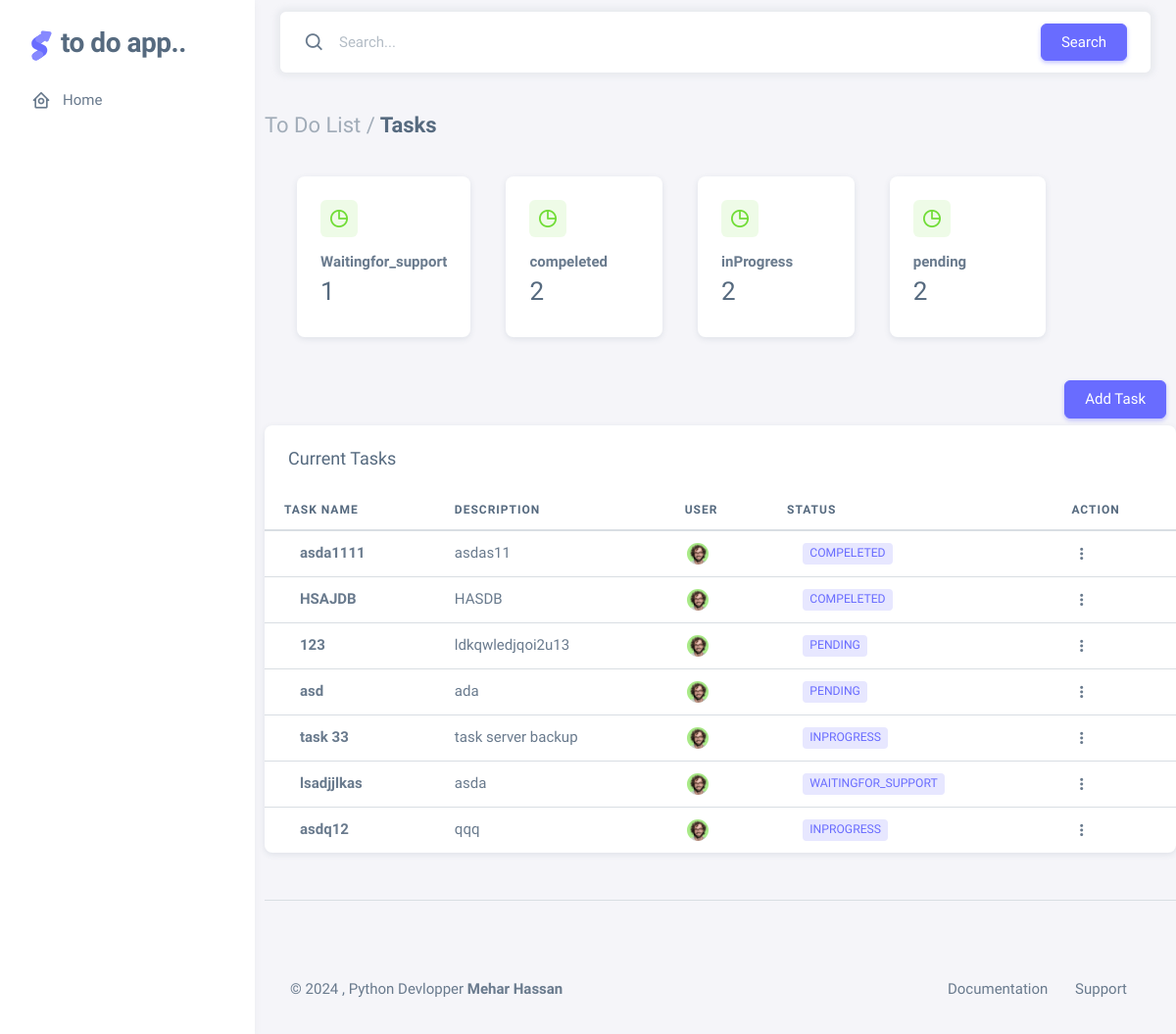
The page / on the database its author committed.
### todolist/models.py (models this page shows, shortened)
class Tasks(models.Model):
    title = models.CharField(max_length=100)
    description = models.TextField()
    status = models.CharField(
        max_length=20,
        choices=[(key, value) for key, value in status_.items()],
        default='pending'
    )

### todolist/views.py (the view, shortened to what this page needs)
# urls.py: 2. Add a URL to urlpatterns:  path('', views.home, name='home')
def home(request):
    status_=status_Return()
    task=Tasks.objects.all()
    task_counts = Tasks.objects.values('status').annotate(count=Count('status')).order_by('status')
    forms={
        "key":1,
        "status_":status_,
        "tasks":task,
        "task_counts":task_counts
    }
    if request.method=="POST":
        print("hello")
        form=TaskForm(request.POST)
        if form.is_valid():
            form.save()
            return redirect('home')
    if request.method=="GET":
            query = request.GET.get('query')
            tasks = Tasks.objects.all()
    return render(request,"index.html",{'forms': forms})

### todolist/models.py (called while the page is built)
def status_Return():
    return status_

### todolist/templates/index.html (shortened to what this page needs)
<!DOCTYPE html>
{% load static %}
<html
  lang="en"
  class="light-style layout-menu-fixed"
  dir="ltr"
  data-theme="theme-default"
  data-assets-path="assets/"
  data-template="vertical-menu-template-free"
>
  <head>
    <link rel="stylesheet" href="{% static 'assets/vendor/fonts/boxicons.css' %}" />
    <link rel="stylesheet" href="{% static 'assets/vendor/css/core.css' %}" class="template-customizer-core-css" />
    <link rel="stylesheet" href="{% static 'assets/vendor/css/theme-default.css' %}" class="template-customizer-theme-css" />
    <link rel="stylesheet" href="{% static 'assets/css/demo.css' %}" />
    <link rel="stylesheet" href="{% static 'assets/vendor/libs/perfect-scrollbar/perfect-scrollbar.css' %}" />
    <link rel="stylesheet" href="{% static 'assets/121.png' %}" />
  </head>
  <body>
    <div class="layout-wrapper layout-content-navbar">
      <div class="layout-container">
        <aside id="layout-menu" class="layout-menu menu-vertical menu bg-menu-theme">
          <div class="app-brand demo">
            <a href="index.html" class="app-brand-link">
              <span class="app-brand-logo demo">
              </span>
              <span class="app-brand-text demo menu-text fw-bolder ms-2">To Do App..</span>
            </a>
          </div>
          <ul class="menu-inner py-1">
            <li class="menu-item">
              <a href="/" class="menu-link">
                <i class="menu-icon tf-icons bx bx-home-circle"></i>
                <div data-i18n="Analytics">Home</div>
              </a>
            </li>
          </ul>
        </aside>
        <div class="layout-page">
          <nav
            class="layout-navbar container-xxl navbar navbar-expand-xl navbar-detached align-items-center bg-navbar-theme"
            id="layout-navbar"
          >
            <form class="newews" method="GET" action="{% url 'home' %}" style="width:100%;">
            <div class="navbar-nav-right d-flex align-items-center" id="navbar-collapse" style="width:100%;">
              <div class="navbar-nav align-items-center " style="width:100%;">
                  <i class="bx bx-search fs-4 lh-0"></i>
                  <input
                    type="text"
                    class="form-control border-0 shadow-none"
                    placeholder="Search..."
                    aria-label="Search..."
                    style="width:100%;"
                    name="query"
                  />
                  <br>
                    <button type="submit" class="btn btn-primary" style="float: right;">Search</button>
              </div>
            </form>
            </div>
          <div class="content-wrapper">
            <div class="container-p-y" style="margin-left:10px">
              <h4 class="fw-bold py-3 mb-4"><span class="text-muted fw-light">To Do List /</span> Tasks</h4>
              <div class= "col-lg-4 col-md-4 order-1"style="width: 50%;">
                <div class= "row" style="width: 170%;display: grid;
                grid-template-columns: repeat(4, 1fr);
                gap: 10px;
                margin: 20px;">
                  {% for count in forms.task_counts  %}
                    <div class= "col-md-6 col-lg-4 col-xl-4 order-0 mb-4"style="width: 100%;">
                      <div class="card" >
                        <div class="card-body">
                        <div class="card-title d-flex align-items-start justify-content-between">
                          <div class="avatar flex-shrink-0">
                            <img src="{% static 'assets/img/icons/unicons/chart-success.png' %}" alt="chart success" class="rounded">
                          </div>
                        </div>
                        <span class="fw-semibold d-block mb-1">{{count.status}}</span>
                        <h3 class="card-title mb-2">{{count.count}}</h3>
                        </div>
                      </div>
                    </div>
                  {% endfor %}
                  </div>
          </div>
            <div class="mt-3">
                <button type="button" class="btn btn-primary" style="float: right; margin-right:10px;" data-bs-toggle="modal" data-bs-target="#basicModal">
                    Add Task
                </button>
              </div>
              <br><br>
              <div class="card">
                <h5 class="card-header">Current Tasks</h5>
                <div class="table-responsive text-nowrap">
                  <table class="table table-hover">
                    <thead>
                      <tr>
                        <th>Task Name</th>
                        <th>Description</th>
                        <th>User</th>
                        <th>Status</th>
                        <th>Action</th>
                      </tr>
                    </thead>
                    <tbody class="table-border-bottom-0">
                        {% for task in  forms.tasks%}
                      <tr>
                        <td> <strong>{{task.title}}</strong></td>
                        <td>{{task.description}}</td>
                        <td>
                          <ul class="list-unstyled users-list m-0 avatar-group d-flex align-items-center">
                            <li
                              data-bs-toggle="tooltip"
                              data-popup="tooltip-custom"
                              data-bs-placement="top"
                              class="avatar avatar-xs pull-up"
                              title="Default User"
                            >
                              <img src="{% static 'assets/img/avatars/5.png' %}" alt="Avatar" class="rounded-circle" />
                            </li>
                          </ul>
                        </td>
                        <td>
                            <div class="text_center" style="display: flex;flex-wrap: wrap;align-content: center;">
                            <span class="badge bg-label-primary me-1" style="align-content: center;">{{task.status}}</span></td>
                            </div>
                            <td>
                          <div class="dropdown">
                            <button type="button" class="btn p-0 dropdown-toggle hide-arrow" data-bs-toggle="dropdown">
                              <i class="bx bx-dots-vertical-rounded"></i>
                            </button>
                          </div>
                        </td>
                      </tr>
                      {% endfor %}
              <hr class="my-5" />
              <br>
            <footer class="content-footer footer bg-footer-theme">
              <div class="container-xxl d-flex flex-wrap justify-content-between py-2 flex-md-row flex-column">
                <div class="mb-2 mb-md-0">
                  ©
                  , Python Devlopper
                  <a href="https://themeselection.com" target="_blank" class="footer-link fw-bolder">Mehar Hassan</a>
                </div>
                <div>
                  <a
                    href="https://themeselection.com/demo/sneat-bootstrap-html-admin-template/documentation/"
                    target="_blank"
                    class="footer-link me-4"
                    >Documentation</a
                  >
                  <a
                    href="https://github.com/themeselection/sneat-html-admin-template-free/issues"
                    target="_blank"
                    class="footer-link me-4"
                    >Support</a
                  >
                </div>
              </div>
            </footer>
  </body>
</html>

### todolist/static/assets/css/demo.css (style rules this page uses)
.menu .app-brand.demo { height: 64px; margin-top: 12px; }
.app-brand-logo.demo svg { width: 22px; height: 38px; }
.app-brand-text.demo { font-size: 1.75rem; letter-spacing: -0.5px; text-transform: lowercase; }

### rows shown on the page
Tasks: title "asda1111", description "asdas11", status "COMPELETED"
Tasks: title "HSAJDB", description "HASDB", status "COMPELETED"
Tasks: title "123", description "ldkqwledjqoi2u13", status "PENDING"
Tasks: title "asd", description "ada", status "PENDING"
Tasks: title "task 33", description "task server backup", status "INPROGRESS"
Tasks: title "lsadjjlkas", description "asda", status "WAITINGFOR_SUPPORT"
Tasks: title "asdq12", description "qqq", status "INPROGRESS"

### other values the page prints
{{ count.status }} "Waitingfor_support" "compeleted" "inProgress" "pending"
{{ count.count }} "1" "2" "2" "2"
